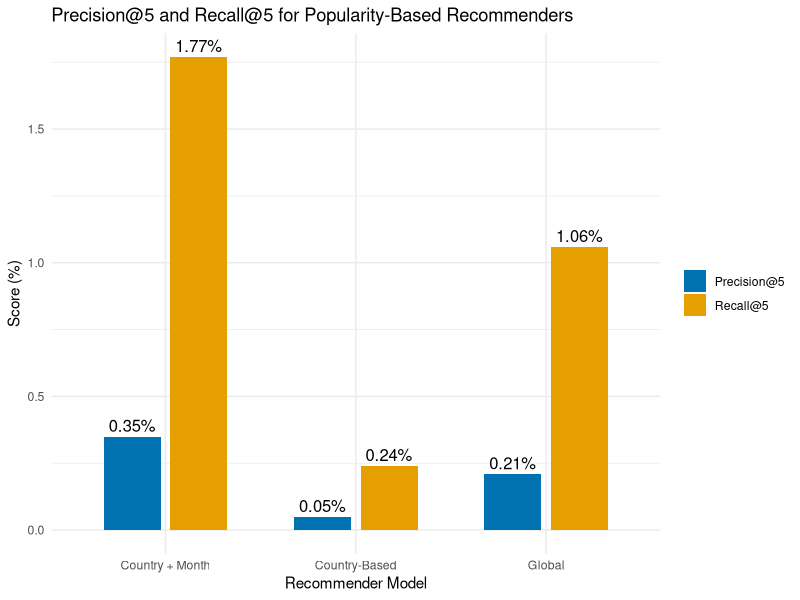
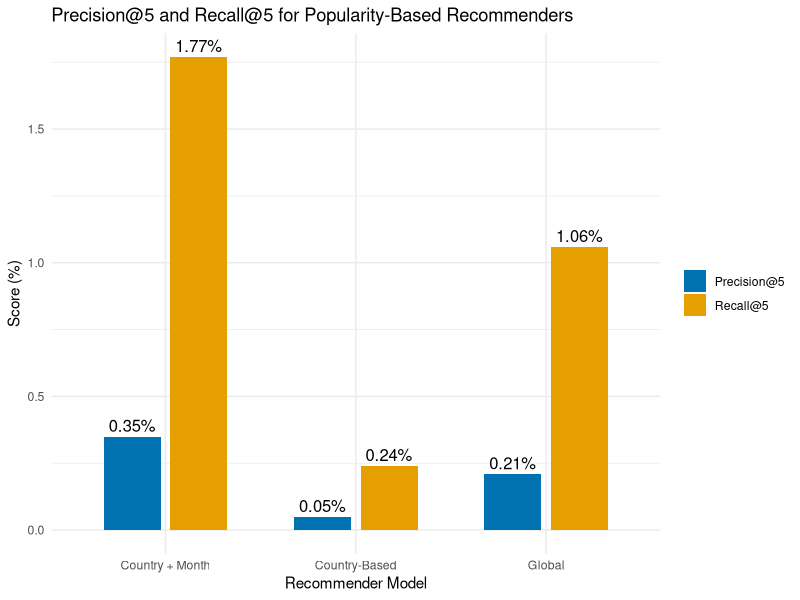

Write R code to recreate these figures, in order.
library(ggplot2)
library(dplyr)
library(tidyr)

# Original scores (in decimal form)
popularity_results <- data.frame(
  Model = c("Global", "Country-Based", "Country + Month"),
  Precision_at_5 = c(0.0021, 0.0005, 0.0035),
  Recall_at_5 = c(0.0106, 0.0024, 0.0177)
)

# Convert scores to percentages
popularity_results <- popularity_results %>%
  mutate(across(c(Precision_at_5, Recall_at_5), ~ . * 100))

# Reshape for grouped bar chart
popularity_long <- popularity_results %>%
  pivot_longer(cols = c(Precision_at_5, Recall_at_5),
               names_to = "Metric", values_to = "Score")

# Create the grouped bar chart
ggplot(popularity_long, aes(x = Model, y = Score, fill = Metric)) +
  geom_col(position = position_dodge(width = 0.7), width = 0.6) +
  geom_text(aes(label = paste0(round(Score, 2), "%")),
            position = position_dodge(width = 0.7),
            vjust = -0.4, size = 4.2) +
  labs(
    title = "Precision@5 and Recall@5 for Popularity-Based Recommenders",
    x = "Recommender Model", y = "Score (%)"
  ) +
  scale_fill_manual(values = c("#0072B2", "#E69F00"),
                    labels = c("Precision@5", "Recall@5")) +
  theme_minimal() +
  theme(legend.title = element_blank())

ggsave("visuals/popularity_model_comparison_percent_clean.png", width = 9, height = 6, dpi = 300)
